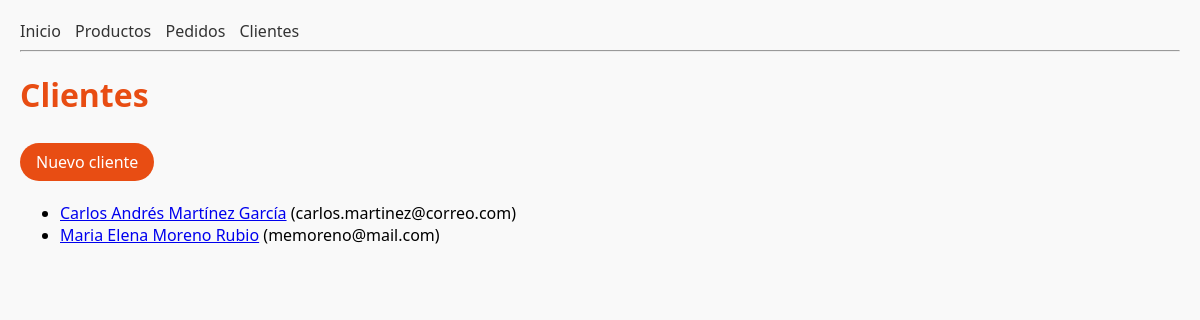
Page /clientes/ on the earlier database version.
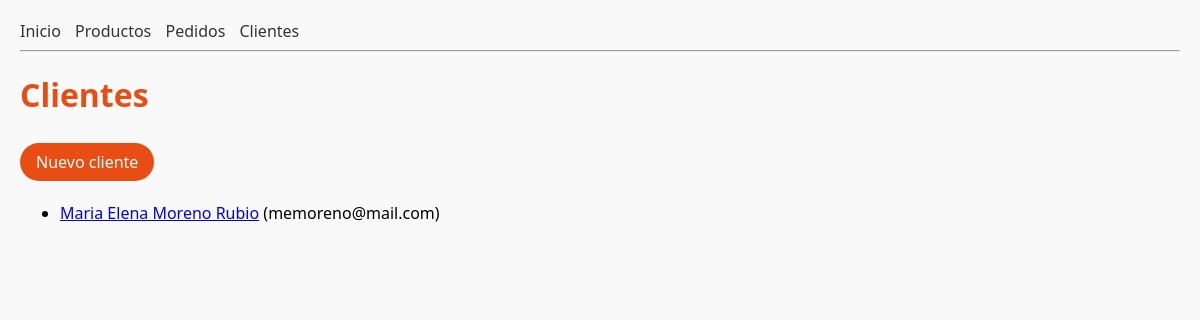
Same page on the later database version.
### tienda/models.py (models this page shows, shortened)
class Cliente(models.Model):
    nombre = models.CharField(max_length=100)
    email = models.EmailField(unique=True)
    fecha_registro = models.DateTimeField(auto_now_add=True)
    activo = models.BooleanField(default=True)

### tienda/views.py (the view)
# urls.py: path("clientes/", views.lista_clientes, name="lista_clientes"),
def lista_clientes(request):
    clientes = Cliente.objects.all().order_by("nombre")
    return render(request, "tienda/lista_clientes.html", {"clientes": clientes})

### tienda/templates/tienda/lista_clientes.html (shortened to what this page needs)
{% extends "tienda/base.html" %}
{% block content %}
    <h1>Clientes</h1>
    <p>
        <a href="{% url 'tienda:crear_cliente' %}" class="btn primary">Nuevo cliente</a>
    </p>
    <ul>
        {% for c in clientes %}
            <li>
                <a href="{% url 'tienda:detalle_cliente' c.pk %}" >{{ c.nombre }}</a>
                ({{ c.email }})
            </li>
        {% endfor %}
    </ul>
{% endblock %}

Differences in the rows shown:
removed Cliente: nombre "Carlos Andrés Martínez García", email "carlos.martinez@correo.com"
